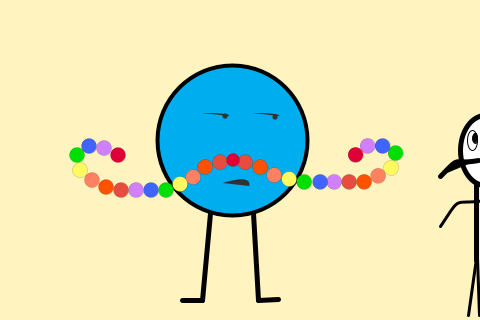
Frame 1 (no input)
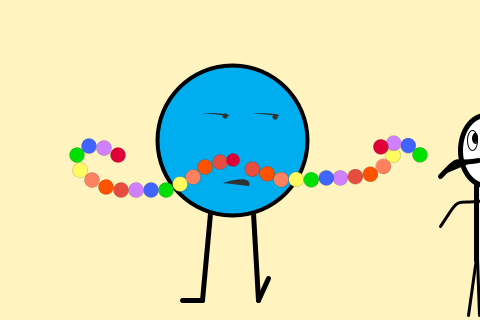
Frame 60 (the mouse pressed at the canvas centre just before this capture)
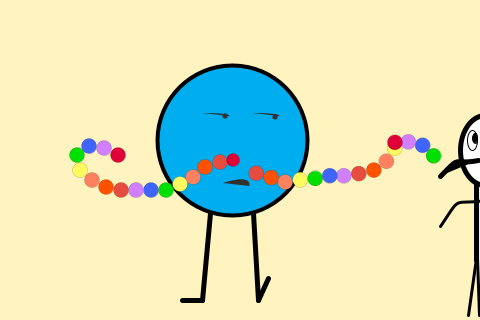
Frame 120 (the mouse held since frame 60 and released just before this capture)

The Processing sketch that drew these frames (run headless with seeded random() and noise(); from frame 60 on, the mouse is pressed at the canvas centre):

// Processing sketch: processing_5189
// ── processing_5189.pde


//BEGIN
// 1st ellipse(395,153,15,15);
//2nd ellipse(382,146,15,15);
//3rd ellipse(367,146,15,15);
//4th ellipse(355,155,15,15);

//MOVED
//1st ellipse(450,157,15,15);
//2nd ellipse(440,145,15,15);
//3rd ellipse(426,140,15,15);
//4th ellipse(412,137,15,15);

// 1st ellipse(395,153);
//moved: (450,157);



float x = 395; // current x
float y = 153; // current y

int sx = 395; //start x
int sy = 153; // start y

int tx = 450; // target x
int ty = 157; // target y

int ex = 450; // end x
int ey = 157; // end y

// variables ellipse 2

float x2 = 382; // current x
float y2= 146; // current y

int sx2 = 382; //start x
int sy2 = 146; // start y

int tx2 = 440; // target x
int ty2 = 145; // target y

int ex2 = 440; // end x
int ey2 = 145; // end y

//variables ellipse 3

float x3 = 367; // current x
float y3= 146; // current y

int sx3 = 367; //start x
int sy3 = 146; // start y

int tx3 = 426; // target x
int ty3 = 140; // target y

int ex3 = 426; // end x
int ey3 = 140; // end y

// variables ellipse 4

float x4 = 355; // current x
float y4= 155; // current y

int sx4 = 355; //start x
int sy4 = 155; // start y

int tx4 = 412; // target x
int ty4 = 137; // target y

int ex4 = 412; // end x
int ey4 = 137; // end y

//ellipse(349,182)
//ellipse(364,182)
//ellipse(378,176)
//ellipse(391,168)

//4th MOVED (412,137)

//variables ellipse 5

float x5 = 391; // current x
float y5 = 168; // current y

int sx5 = 391; // start x
int sy5 =  168; // start y

int tx5 = 396; // target x
int ty5 = 140; // target y

int ex5 = 396; //end x
int ey5 = 140; // end y

//variables ellipse 6
//ellipse(378,176)

float x6 = 378; // current x
float y6 = 176; // current y

int sx6 = 378; // start x
int sy6 =  176; // start y

int tx6 = 390; // target x
int ty6 = 155; // target y

int ex6 = 390; //end x
int ey6 = 155; // end y

//variables ellipse 7
////ellipse(364,182)

float x7 = 364; // current x
float y7 = 182; // current y

int sx7 = 364; // start x
int sy7 =  182; // start y

int tx7 = 378; // target x
int ty7 = 165; // target y

int ex7 = 378; //end x
int ey7 = 165; // end y

//variables ellipse 8
//ellipse(349,182)

float x8 = 349; // current x
float y8 = 182; // current y

int sx8 = 349; // start x
int sy8 =  182; // start y

int tx8 = 363; // target x
int ty8 = 170; // target y

int ex8 = 363; //end x
int ey8 = 170; // end y

//ellipse(245,162)
//ellipse(260,167)
//ellipse(274,175)
//ellipse(289,179)
//ellipse(304,182)
//ellipse(319,182) repete
//ellipse(334,182)
//ellipse(320,182)

//variables ellipse 9_purple

float x9 = 334; // current x
float y9 = 182; // current y

int sx9 = 334; // start x
int sy9 =  182; // start y

int tx9 = 348; // target x
int ty9 = 173; // target y

int ex9 = 348; //end x
int ey9 = 173; // end y

//variables ellipse 10_blue

float x10 = 320; // current x
float y10 = 182; // current y

int sx10 = 320; // start x
int sy10 =  182; // start y

int tx10 = 334; // target x
int ty10 = 173; // target y

int ex10 = 334; //end x
int ey10 = 173; // end y

//variables ellipse 11
//ellipse(304,182)

float x11 = 304; // current x
float y11 = 182; // current y

int sx11 = 304; // start x
int sy11 =  182; // start y

int tx11 = 320; // target x
int ty11 = 177; // target y

int ex11 = 320; //end x
int ey11 = 177; // end y

//variables ellipse 12
//ellipse(289,179)

float x12 = 289; // current x
float y12 = 179; // current y

int sx12 = 289; // start x
int sy12 =  179; // start y

int tx12 = 305; // target x
int ty12 = 180; // target y

int ex12 = 305; //end x
int ey12 = 180; // end y

//variables ellipse 13
//ellipse(274,175)

float x13 = 274; // current x
float y13 = 175; // current y

int sx13= 274; // start x
int sy13 =  175; // start y

int tx13 = 290; // target x
int ty13 = 185; // target y

int ex13 = 290; //end x
int ey13 = 185; // end y

//variables ellipse 14
//ellipse(260,167)

float x14 = 260; // current x
float y14 = 167; // current y

int sx14= 260; // start x
int sy14 =  167; // start y

int tx14 = 276; // target x
int ty14 = 182; // target y

int ex14 = 276; //end x
int ey14 = 182; // end y

//variables ellipse 15
//ellipse(245,162)

 float x15 = 245; // current x
float y15 = 162; // current y

int sx15= 245; // start x
int sy15 =  162; // start y

int tx15 = 261; // target x
int ty15 = 178; // target y

int ex15 = 261; //end x
int ey15 = 178; // end y
 
 
//foot

int footstartx = 279;//constants
int footstarty = 300;

int footx = 279;//this one changes
int footy = 300;

int footendx = 268;//constants
int footendy = 278;

//eye winking ellipse (275,117,5,5)

int rteyestartx = 275; //  constant
int rteyestarty = 117; 

int rteyex = 275; // changes
int rteyey = 117;

int rteyeendx =0;  // constant
int rteyeendy = 0;


//kissy mouth

int mouthstartx = 223;//constants
int mouthstarty = 183;

int mouthx = 223;//this one changes
int mouthy = 183;

int mouthendx = 249;//constants
int mouthendy = 186;



float easing = 0.01;

void setup ( )   {
  x = sx;
  y = sy;
  
  x2 = sx2;
  y2 = sy2;
  
   x3 = sx3;
  y3 = sy3;
  
     x4 = sx4;
  y4 = sy4;
  
  x5 = sx5;
  y5 = sy5;
  
    x6 = sx6;
    y6 = sy6;
    
    x7 = sx7;
    y7 = sy7;
    
    x8 = sx8;
    y8 = sy8;
    
    x9 = sx9;
    y9 = sy9;
    
    
     x10 = sx10;
    y10 = sy10;
    
     x11 = sx11;
    y11 = sy11;
    
    x12 = sx12;
    y12 = sy12;
  
   x13 = sx13;
    y13 = sy13;
    
    x14 = sx14;
    y14 = sy14;
  
  x15 = sx15;
    y15 = sy15;
  
  
  size(480,320);
  background(255,243,191);
  smooth();

}


void draw ( )   {
  background (255,243,191);
  
  x += (tx - x) * easing;
  y += (ty - y) * easing;
  
  x2 += (tx2 - x2) * easing;
  y2 += (ty2-y2) * easing;
  
  x3 += (tx3 - x3) * easing;
  y3 += (ty3-y3) * easing;
  
    x4 += (tx4 - x4) * easing;
  y4 += (ty4-y4) * easing;
  
  x5 += (tx5 - x5)*easing;
  y5 += (ty5 - y5)*easing;
  
  x6 += (tx6 - x6)*easing;
  y6 += (ty6 - y6)*easing;
  
  x7 += (tx7 - x7)*easing;
  y7 += (ty7 - y7)*easing;
  
  x8 += (tx8 - x8)*easing;
  y8 += (ty8 - y8)*easing;
  
  x9 += (tx9 - x9)*easing;
  y9 += (ty9 - y9)*easing;
  
  x10 += (tx10 - x10)*easing;
  y10 += (ty10 - y10)*easing;
  
  x11 += (tx11 - x11)*easing;
  y11 += (ty11 - y11)*easing;
  
   x12 += (tx12 - x12)*easing;
  y12 += (ty12 - y12)*easing;
  
  x13 += (tx13 - x13)*easing;
  y13 += (ty13 - y13)*easing;
  
  x14 += (tx14 - x14)*easing;
  y14 += (ty14 - y14)*easing;
  
    x15 += (tx15 - x15)*easing;
  y15 += (ty15 - y15)*easing;
  
  footx += (footendx - footx) * easing; // foot
  footy += (footendy - footy) * easing; // foot
  
   mouthx += (mouthendx - mouthx) * easing; // foot
  mouthy += (mouthendy - mouthy) * easing; // foot
  
  
//robot Head settings

fill(0,173,238);
strokeWeight(4);
ellipse(232,140,150,150);


//right arm

strokeWeight(0);


fill(230,77,63);
ellipse(x15,y15,15,15);
fill(255,82,0);
ellipse(x14,y14,15,15);
fill(255,129,95);
ellipse(x13,y13,15,15);
fill(255,250,95);
ellipse(x12,y12,15,15);
fill(0,223,2);
ellipse(x11,y11,15,15);
//fill(63,100,255);
//ellipse(319,182,15,15);
fill(208,127,255);
ellipse(x9,y9,15,15);
fill(63,100,255);
ellipse(x10,y10,15,15);

//second round ofright arm

fill(230,77,63);
ellipse(x8,y8,15,15);
fill(255,82,0);
ellipse(x7,y7,15,15);
fill(255,129,95);
ellipse(x6,y6,15,15);
fill(255,250,95);
ellipse(x5,y5,15,15);
fill(0,223,2);
ellipse(x,y,15,15);
fill(63,100,255);
ellipse(x2,y2,15,15);
fill(208,127,255);
ellipse(x3,y3,15,15);
fill(223, 0,56);
ellipse(x4,y4,15,15);

//left arm

fill(230,77,63);
ellipse(220,162,15,15);
fill(255,82,0);
ellipse(205,167,15,15);
fill(255,129,95);
ellipse(193,177,15,15);
fill(255,250,95);
ellipse(180,184,15,15);
fill(0,223,2);
ellipse(166,190,15,15);
fill(63,100,255);
ellipse(151,190,15,15);
fill(208,127,255);
ellipse(136,190,15,15);

//second round of left arm

fill(230,77,63);
ellipse(121,190,15,15);
fill(255,82,0);
ellipse(106,187,15,15);
fill(255,129,95);
ellipse(92,180,15,15);
fill(255,250,95);
ellipse(80,170,15,15);
fill(0,223,2);
ellipse(77,155,15,15);
fill(63,100,255);
ellipse(89,146,15,15);
fill(208,127,255);
ellipse(104,148,15,15);
fill(223, 0,56);
ellipse(118,155,15,15);


//center mustache
fill(223, 0,56);
ellipse(233,160,13,13);

//eyes
fill(50);
smooth();
bezier(203,113,203,113,232,113,229,116);//left eye lid
ellipse(225,116,5,5);//left pupil
bezier(253,113,253,113,282,113,279,116);//right eye lid
ellipse(rteyex,rteyey,5,5); //(275,117,5,5);





//mouth

//bezier(x1,y1, cx1, cy1, cx2, cy2, x2, y2)

bezier(mouthstartx,mouthstarty,223,183,252,173,mouthendx,mouthendy);
//bezier(223,183,223,183,232,133,249,186); happy mouth




//legs
strokeWeight(5);
line(210,213,202,300);//lft leg
line(253,213,258,300);//rt leg

//feet
line(182,300,202,300);//lft foot
line(258,300,footx,footy);//rt foot

//man with mustache
smooth();
fill(255);
 ellipse(485,150,50,70); //head
 line(476,185,476,260); //torso
 fill(0); //mustache
 bezier(440,176,462,153,451,165,478,160);//mustache
 noFill();//outer eye
 strokeWeight(1);//outer eye
 ellipse(472,140,10,20);//outer eye
 fill(0);//inner eye
 ellipse(475,138,5,10);//inner eye
 noFill();//arm
 strokeWeight(3);//arm
 bezier(440,226,462,193,451,205,485,200);//arm
 line (476,258,468,315);
 line (477,258,479,315);
 


}

void mousePressed ( ) {
  tx = ex;
  ty = ey;
  
  tx2 = ex2;
  ty2 = ey2;
  
   tx3 = ex3;
  ty3 = ey3;
  
   tx4 = ex4;
  ty4 = ey4;
  
  tx5 = ex5;
  ty5 = ey5;
  
   tx6 = ex6;
  ty6 = ey6;
  
  tx7 = ex7;
  ty7 = ey7;
  
   tx8 = ex8;
  ty8 = ey8;
  
   tx9 = ex9;
  ty9 = ey9;
  
   tx10 = ex10;
  ty10 = ey10;
  
   tx11 = ex11;
  ty11 = ey11;
  
  tx12 = ex12;
  ty12 = ey12;
  
   tx13 = ex13;
  ty13 = ey13;
  
  tx14 = ex14;
  ty14 = ey14;
  
    tx15 = ex15;
  ty15 = ey15;
}



void mouseReleased ( )   {
  tx = sx;
  ty = sy;
  
  tx2 = sx2;
  ty2 = sy2;
  
   tx3 = sx3;
  ty3 = sy3;
  
    tx4 = sx4;
  ty4 = sy4;
  
  tx5 = sx5;
  ty5 = sy5;
  
    tx6 = sx6;
    ty6 = sy6;
    
    tx7 = sx7;
    ty7 = sy7;
    
     tx8 = sx8;
    ty8 = sy8;
    
    tx9 = sx9;
    ty9 = sy9;
    
     tx10 = sx10;
    ty10 = sy10;
    
    tx11 = sx11;
    ty11 = sy11;
    
    tx12 = sx12;
    ty12 = sy12;
    
     tx13 = sx13;
    ty13 = sy13;
  
   tx14 = sx14;
    ty14 = sy14;
    
     tx15 = sx15;
    ty15 = sy15;
  

}

void mouseMoved( )  {
  
  
  // foot raising
  if (mouseY < pmouseY) {
    footx = footstartx;
    footy = footstarty;
  }
   if (mouseY > pmouseY) {
     footx = footendx;
     footy = footendy;
   }
   
     if (mouseX < pmouseX) {   // kissy mouth
     mouthx = mouthstartx;
     mouthy = mouthstarty;
     
   }
   
   if (mouseX > pmouseX) {
     mouthx = mouthendx;
     mouthy = mouthendy;
     
   }
 }
 
 

 
  
